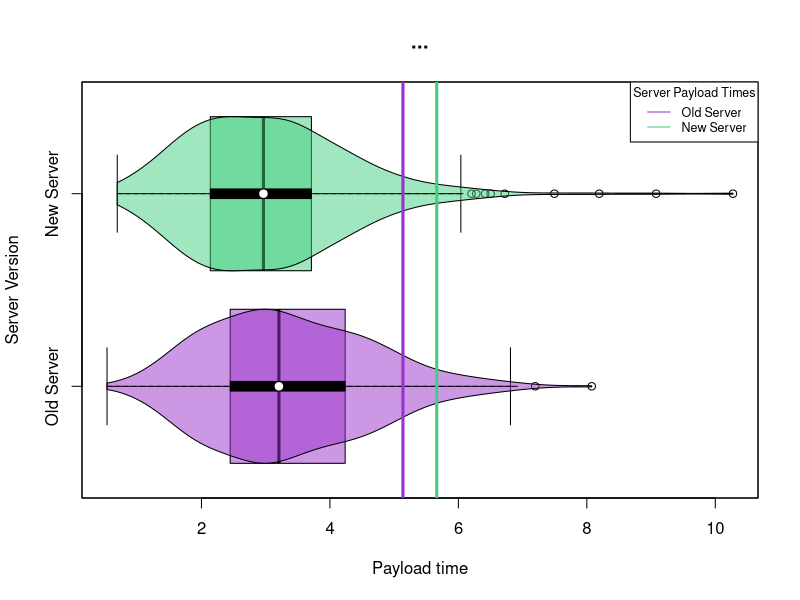
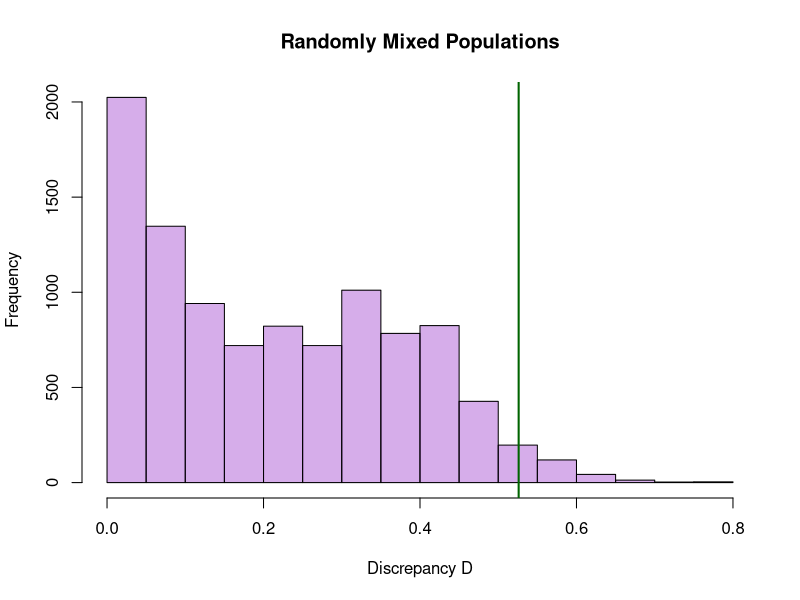

Here is the R script that generated these plots, in order:
## ---- chunk 1
setwd("/Users/raghavvishnoi/Desktop/fall\ 22/stat\ 341/a4/")
pageload <- read.csv(file = "pageload.csv", 
                        header=TRUE)
## ---- chunk 2
library(vioplot) # need to install.packages("vioplot")

boxplot(pageload$PLT ~ pageload$Version, horizontal=TRUE, 
			names=c("Old Server","New Server"), xlab="Payload time", ylab="Server Version", main="...", col = adjustcolor(col = c("darkorchid","seagreen3"), alpha = 0.5))
vioplot(pageload$PLT ~ pageload$Version, horizontal=TRUE,
			add=TRUE, col=adjustcolor(col=c("darkorchid","seagreen3"), alpha=0.5))
# 			
q_95 = aggregate(x=pageload$PLT, by=list(pageload$Version), FUN = quantile, probs = 0.95 )
q_95 # 95th Percentiles
abline(v=c(5.1370	,5.6631), lwd=3, col=c("darkorchid","seagreen3"))
legend("topright", legend=c("Old Server", "New Server"),
       col=c("darkorchid", "seagreen3"), lty=c(1,1), cex=0.75,
       title="Server Payload Times", text.font=0.5, bg='white')

## ---- chunk 3
pop <- list(pop1 = subset(pageload, pageload$Version == "Old_Serv"), pop2 = subset(pageload,pageload$Version == "New_Serv"))

D <- function(pop) {
    ## First sub-population
    P1 <- pop[[1]]$PLT
    q1 <- quantile(P1,0.95)

    ## Second sub-population
    P2 <- pop[[2]]$PLT
    q2 <- quantile(P2,0.95)

    ## Calculate and return the Discrepancy
    abs(q1 - q2)
}

d_obs <- D(pop)
print(d_obs)

## ---- chunk 4
# Adopted from Notes
mixRandomly <- function(pop) {
    pop1 <- pop$pop1
    n_pop1 <- nrow(pop1)

    pop2 <- pop$pop2
    n_pop2 <- nrow(pop2)

    mix <- rbind(pop1, pop2)
    select4pop1 <- sample(1:(n_pop1 + n_pop2), n_pop1, replace = FALSE)

    new_pop1 <- mix[select4pop1, ]
    new_pop2 <- mix[-select4pop1, ]
    list(pop1 = new_pop1, pop2 = new_pop2)
}

diffQuantiles <- sapply(1:10000, FUN = function(...) {
    D(mixRandomly(pop))
})

hist(diffQuantiles, breaks = 20, main = "Randomly Mixed Populations", xlab = "Discrepancy D",
    col = adjustcolor("darkorchid", 0.4))
abline(v = D(pop), col = "darkgreen", lwd = 2)



## ---- chunk 5
mean(diffQuantiles >= D(pop))
## ---- chunk 6
library(quantreg)
reg_quantile = rq(pageload$PLT ~ pageload$Version, tau = 0.95, data=pageload)
summary(reg_quantile,se="iid")
